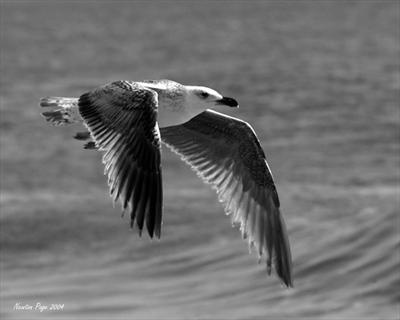
//> input picture C++/image processing/img/bird.jpg, 400 x 320 px
$ ./main   (built with g++ and OpenCV 4)
//> lines starting //> are read from the running program, lines starting //| are printed output that depends on the picture
#include<opencv2/core/core.hpp>
#include<opencv2/highgui/highgui.hpp>
#include<opencv2/imgproc/imgproc.hpp>
using namespace cv;

int main(int argc, char* argv[])
{
	std::string str = "..//..//img//bird.jpg";
	Mat img = imread(str, IMREAD_ANYCOLOR);
//> img is the input picture: 320 rows x 400 cols, CV_8UC1; min 0, max 255, mean 111.5

	Mat dst;

	//flip(img, dst, -1);
	//imshow("Org", img);
	//imshow("Dst", dst);


	Mat rot_mat30 = getRotationMatrix2D(Point2f(img.cols / 2.0, img.rows / 2.0), 30, 1.0);   // 角度正的為逆時鐘轉
	Mat rot_matminus30 = getRotationMatrix2D(Point2f(img.cols / 2.0, img.rows / 2.0), -30, 1.0);

	Mat img30, imgminus30;
	warpAffine(img, img30, rot_mat30, Size(img.cols, img.rows));
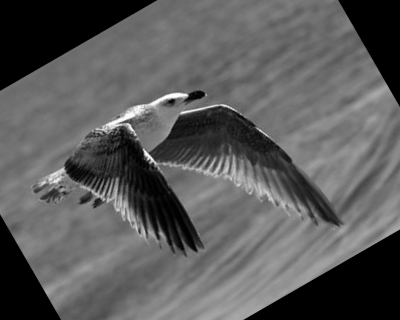
//> img30: 320 rows x 400 cols, CV_8UC1; min 0, max 255, mean 91.3
	warpAffine(img, imgminus30, rot_matminus30, Size(img.cols, img.rows));
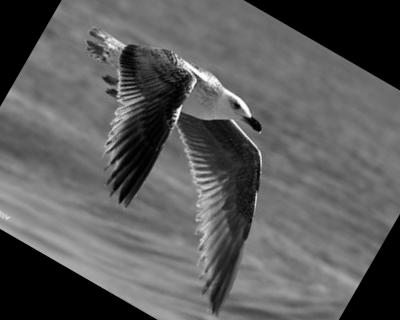
//> imgminus30: 320 rows x 400 cols, CV_8UC1; min 0, max 255, mean 91.7

	Mat img90, img180, img270;
	rotate(img, img90, ROTATE_90_CLOCKWISE);
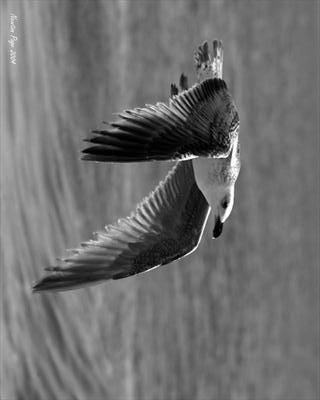
//> img90: 400 rows x 320 cols, CV_8UC1; min 0, max 255, mean 111.5
	rotate(img, img180, ROTATE_180);
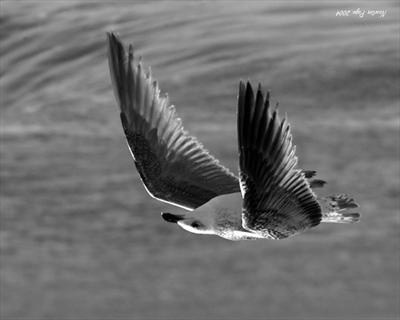
//> img180: 320 rows x 400 cols, CV_8UC1; min 0, max 255, mean 111.5
	rotate(img, img270, ROTATE_90_COUNTERCLOCKWISE);
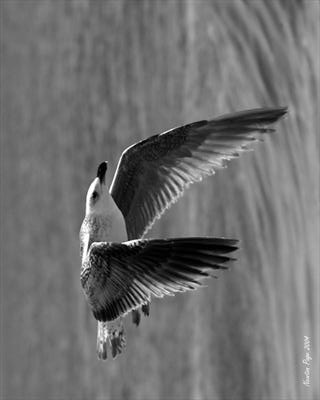
//> img270: 400 rows x 320 cols, CV_8UC1; min 0, max 255, mean 111.5

	imshow("Org", img);
	imshow("逆時鐘轉30", img30);
	imshow("順時鐘轉30", imgminus30);
	imshow("轉90", img90);    // 順時鐘
	imshow("轉180", img180);
	imshow("轉270", img270);
	waitKey(0);
	return 0;
}
